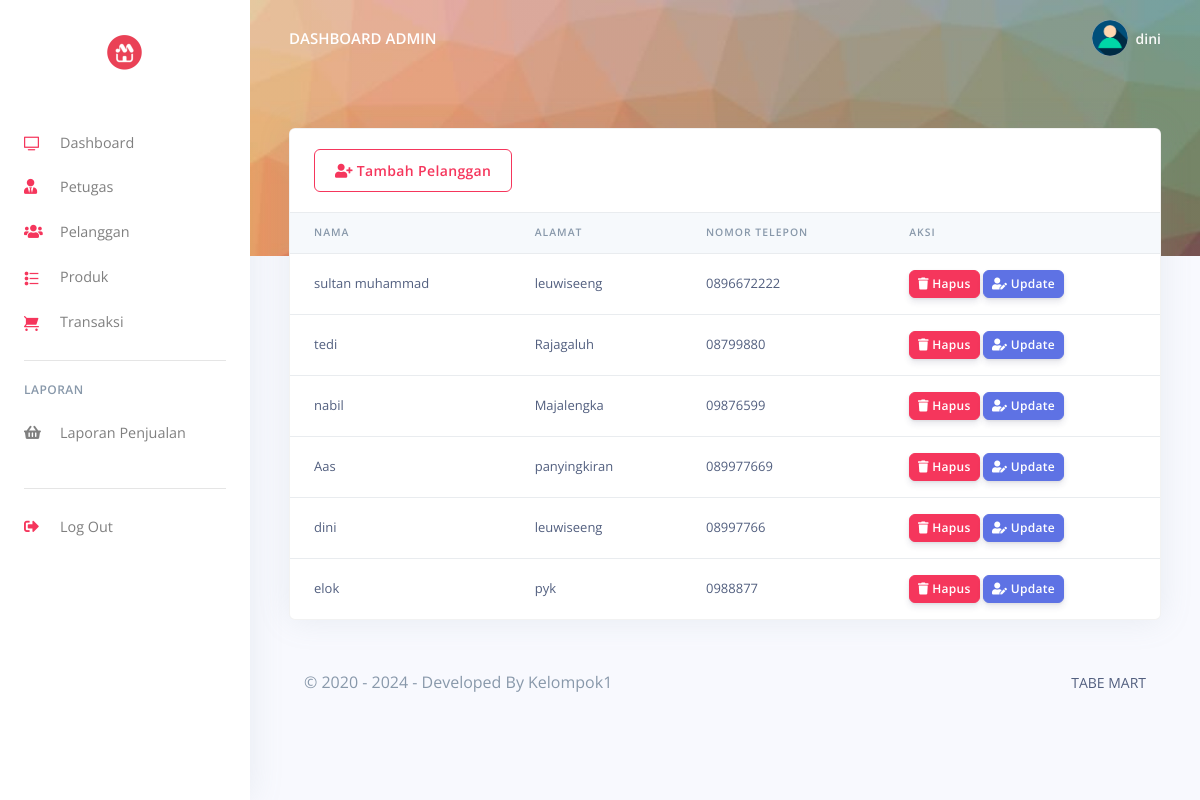
The app's page /pos/admin/customes.php (signed in), older data.
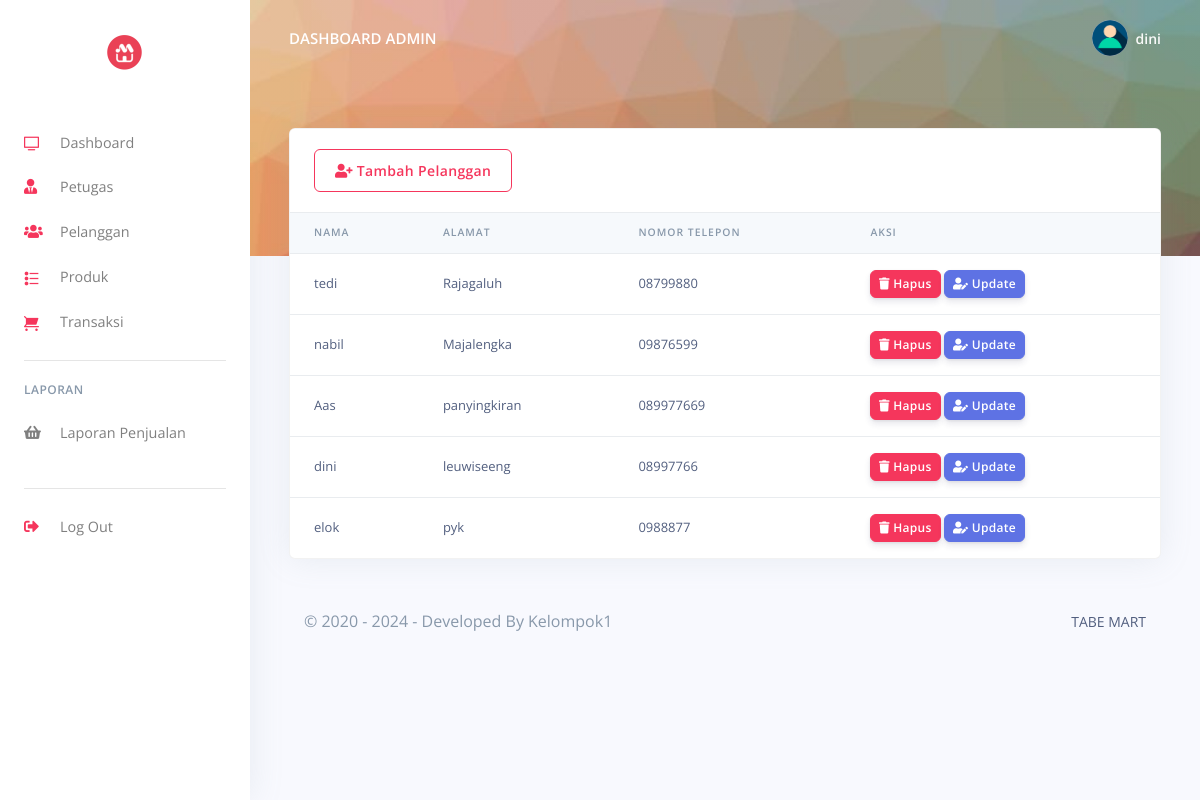
The same page, newer data.
### tables this page shows
CREATE TABLE `user` (
  `UserID` int(11) NOT NULL,
  `Username` varchar(255) NOT NULL,
  `Password` varchar(255) NOT NULL,
  `Email` varchar(255) NOT NULL,
  `NamaLengkap` varchar(255) NOT NULL,
  `Alamat` varchar(200) NOT NULL,
  `level` enum('admin','petugas') NOT NULL
);

CREATE TABLE `pelanggan` (
  `PelangganID` int(11) NOT NULL,
  `kode_pelanggan` varchar(255) NOT NULL,
  `NamaPelanggan` varchar(255) NOT NULL,
  `Alamat` text NOT NULL,
  `NomorTelepon` varchar(15) NOT NULL,
  `DibuatPada` timestamp(6) NOT NULL DEFAULT current_timestamp(6) ON UPDATE current_timestamp(6)
);

### pos/admin/customes.php (the view, shortened to what the changed rows need)
<?php
include('config/checklogin.php');
require_once('partials/_head.php');
?>
<body>
  <?php
  require_once('partials/_sidebar.php');
  ?>
  <div class="main-content">
    <?php
    require_once('partials/_topnav.php');
    ?>
    <div class="container-fluid mt--8">
      <div class="row">
        <div class="col">
          <div class="card shadow">
            <div class="table-responsive">
              <table class="table align-items-center table-flush">
                <thead class="thead-light">
                  <tr>
                    <th scope="col">Nama</th>
                    <th scope="col">Alamat</th>
                    <th scope="col">Nomor Telepon</th>
                    <th scope="col">Aksi</th>
                  </tr>
                </thead>
                <tbody>
                  <?php
                  $ret = "SELECT * FROM  pelanggan  ORDER BY `pelanggan`.`DibuatPada` DESC ";
                  $stmt = $mysqli->prepare($ret);
                  $stmt->execute();
                  $res = $stmt->get_result();
                  while ($cust = $res->fetch_object()) {
                  ?>
                    <tr>
                      <td><?php echo $cust->NamaPelanggan; ?></td>
                      <td><?php echo $cust->Alamat; ?></td>
                      <td><?php echo $cust->NomorTelepon; ?></td>
                      <td>
                        <a href="customes.php?delete=<?php echo $cust->PelangganID; ?>">
                          <button class="btn btn-sm btn-danger">
                            <i class="fas fa-trash"></i>
                            Hapus
                          </button>
                        </a>
                        <a href="update_customer.php?update=<?php echo $cust->PelangganID; ?>">
                          <button class="btn btn-sm btn-primary">
                            <i class="fas fa-user-edit"></i>
                            Update
                          </button>
                        </a>
                      </td>
                    </tr>
                  <?php } ?>
                </tbody>
              </table>
            </div>
          </div>
        </div>
      </div>
    </div>
  </div>
</body>
</html>

### pos/admin/partials/_sidebar.php (shortened to what the changed rows need)
<?php
$UserID = $_SESSION['UserID'];
$ret = "SELECT * FROM  user  WHERE UserID = '$UserID'";
$stmt = $mysqli->prepare($ret);
$stmt->execute();
$res = $stmt->get_result();
while ($admin = $res->fetch_object()) {
?>
  <nav class="navbar navbar-vertical fixed-left navbar-expand-md navbar-light bg-white" id="sidenav-main">
    <div class="container-fluid">
      <a class="navbar-brand" href="dashboard.php">
        <img src="assets/img/brand/logo.jpg" class="navbar-brand-img img-fluid" alt="...">
      </a>
      <div class="collapse navbar-collapse" id="sidenav-collapse-main">
        <ul class="navbar-nav">
          <li class="nav-item">
            <a class="nav-link" href="dashboard.php">
              <i class="ni ni-tv-2 text-danger"></i> Dashboard
            </a>
          </li>
          <li class="nav-item">
            <a class="nav-link" href="hrm.php">
              <i class="fas fa-user-tie text-danger"></i> Petugas
            </a>
          </li>
          <li class="nav-item">
            <a class="nav-link" href="customes.php">
              <i class="fas fa-users text-danger"></i> Pelanggan
            </a>
          </li>
          <li class="nav-item">
            <a class="nav-link" href="products.php">
              <i class="ni ni-bullet-list-67 text-danger"></i>Produk
            </a>
          </li>
          <li class="nav-item">
            <a class="nav-link" href="orders.php">
              <i class="ni ni-cart text-danger"></i> Transaksi
            </a>
          </li>
        </ul>
        <hr class="my-3">
        <h6 class="navbar-heading text-muted">Laporan</h6>
        <ul class="navbar-nav mb-md-3">
          <li class="nav-item">
            <a class="nav-link" href="report.php">
              <i class="fas fa-shopping-basket"></i> Laporan Penjualan
            </a>
          </li>
        </ul>
        <hr class="my-3">
        <ul class="navbar-nav mb-md-3">
          <li class="nav-item">
            <a class="nav-link" href="logout.php">
              <i class="fas fa-sign-out-alt text-danger"></i> Log Out
            </a>
          </li>
        </ul>
      </div>
    </div>
  </nav>
<?php } ?>

### pos/admin/partials/_topnav.php (shortened to what the changed rows need)
<?php
$UserID = $_SESSION['UserID'];
$ret = "SELECT * FROM  user  WHERE UserID = '$UserID'";
$stmt = $mysqli->prepare($ret);
$stmt->execute();
$res = $stmt->get_result();
while ($admin = $res->fetch_object()) {
?>
    <nav class="navbar navbar-top navbar-expand-md navbar-dark" id="navbar-main">
        <div class="container-fluid">
            <a class="h4 mb-0 text-white text-uppercase d-none d-lg-inline-block" href="dashboard.php">Dashboard Admin</a>
            <ul class="navbar-nav align-items-center d-none d-md-flex">
                <li class="nav-item dropdown">
                    <a class="nav-link pr-0" href="#" role="button" data-toggle="dropdown" aria-haspopup="true" aria-expanded="false">
                        <div class="media align-items-center">
                            <span class="avatar avatar-sm rounded-circle">
                                <img alt="Image placeholder" src="assets/img/theme/user-a-min.png">
                            </span>
                            <div class="media-body ml-2 d-none d-lg-block">
                                <span class="mb-0 text-sm  font-weight-bold"><?php echo $admin->Username; ?></span>
                            </div>
                        </div>
                    </a>
                </li>
            </ul>
        </div>
    </nav>
<?php } ?>

Row changes from the older to the newer data that the page shows:
removed pelanggan: NamaPelanggan "sultan muhammad", Alamat "leuwiseeng", NomorTelepon "0896672222"
